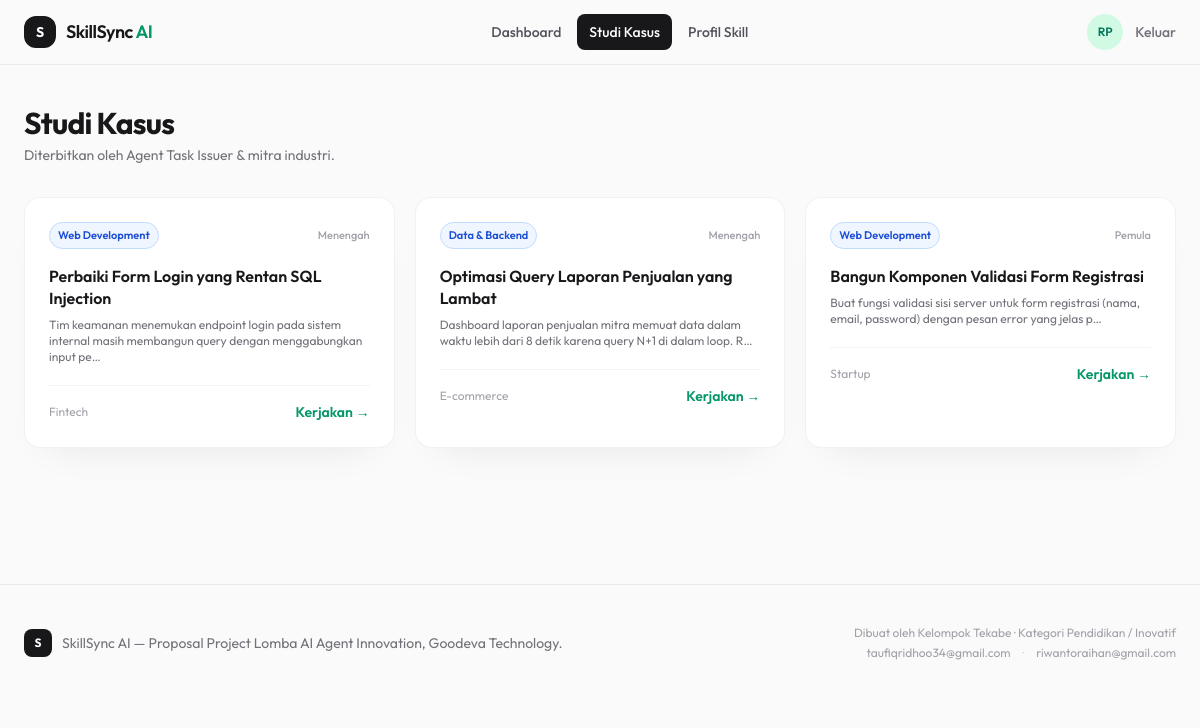
Page /tasks.php (signed in) on the committed database.
### tables this page shows
CREATE TABLE tasks (
    id                INT UNSIGNED AUTO_INCREMENT PRIMARY KEY,
    category_id       INT UNSIGNED NOT NULL,
    created_by        INT UNSIGNED DEFAULT NULL COMMENT 'user_id mitra pembuat, NULL = auto-generated agent',
    title             VARCHAR(180) NOT NULL,
    slug              VARCHAR(200) NOT NULL UNIQUE,
    industry_context  VARCHAR(150) DEFAULT NULL COMMENT 'mis: Fintech, E-commerce, Logistik',
    case_brief        TEXT         NOT NULL COMMENT 'deskripsi studi kasus dari agent',
    starter_code      MEDIUMTEXT   DEFAULT NULL,
    difficulty        ENUM('pemula','menengah','mahir') NOT NULL DEFAULT 'pemula',
    is_active         TINYINT(1)   NOT NULL DEFAULT 1,
    created_at        DATETIME     NOT NULL DEFAULT CURRENT_TIMESTAMP,
    FOREIGN KEY (category_id) REFERENCES task_categories(id),
    FOREIGN KEY (created_by) REFERENCES users(id) ON DELETE SET NULL
);

CREATE TABLE task_categories (
    id    INT UNSIGNED AUTO_INCREMENT PRIMARY KEY,
    name  VARCHAR(60) NOT NULL UNIQUE,
    slug  VARCHAR(60) NOT NULL UNIQUE
);

### includes/functions.php (called while the page is built, shortened)
<?php
function e(?string $str): string
{
    return htmlspecialchars($str ?? '', ENT_QUOTES, 'UTF-8');
}
function current_user(): ?array
{
    return $_SESSION['user'] ?? null;
}
function initials(string $name): string
{
    $parts = preg_split('/\s+/', trim($name));
    $init = strtoupper(substr($parts[0] ?? 'U', 0, 1));
    if (isset($parts[1])) {
        $init .= strtoupper(substr($parts[1], 0, 1));
    }
    return $init;
}

### tasks.php (the view, shortened to what this page needs)
<?php
require_once __DIR__ . '/includes/functions.php';
$user = current_user();
$pdo = db();
if ($user['role'] === 'siswa') {
    $tasks = $pdo->prepare(
        "SELECT t.*, c.name AS category_name,
                (SELECT COUNT(*) FROM submissions s WHERE s.task_id = t.id AND s.user_id = ?) AS done
         FROM tasks t JOIN task_categories c ON c.id = t.category_id
         WHERE t.is_active = 1 ORDER BY t.created_at DESC"
    );
    $tasks->execute([$user['id']]);
}
$tasks = $tasks->fetchAll();
require __DIR__ . '/includes/header.php';
?>
<section class="max-w-7xl mx-auto px-6 py-10">
  <div class="flex flex-col md:flex-row md:items-end justify-between gap-4">
    <div>
      <h1 class="text-3xl font-bold tracking-tight text-zinc-900">Studi Kasus</h1>
      <p class="mt-1 text-sm text-zinc-500"><?= $user['role']==='siswa' ? 'Diterbitkan oleh Agent Task Issuer & mitra industri.' : 'Kelola bank soal yang akan disajikan Agent Task Issuer.' ?></p>
    </div>
  </div>
  <?php if (empty($tasks)): ?>
    <div class="mt-10 surface rounded-3xl p-14 text-center">
      <p class="text-zinc-500 text-sm">Belum ada studi kasus tersedia.</p>
    </div>
  <?php else: ?>
  <div class="mt-8 grid grid-cols-1 md:grid-cols-2 lg:grid-cols-3 gap-5">
    <?php foreach ($tasks as $t): ?>
    <div class="spot-card surface rounded-2xl p-6 flex flex-col">
      <div class="flex items-center justify-between">
        <span class="badge-info text-[11px] font-semibold px-2 py-1 rounded-full"><?= e($t['category_name']) ?></span>
        <span class="text-[11px] font-medium text-zinc-400 capitalize"><?= e($t['difficulty']) ?></span>
      </div>
      <h3 class="mt-4 font-semibold text-zinc-900 leading-snug"><?= e($t['title']) ?></h3>
      <p class="mt-2 text-xs text-zinc-500 line-clamp-3"><?= e(mb_substr($t['case_brief'], 0, 110)) ?>…</p>
      <div class="mt-5 pt-4 border-t border-zinc-100 flex items-center justify-between">
        <span class="text-xs text-zinc-400"><?= e($t['industry_context']) ?></span>
        <?php if ($user['role'] === 'siswa'): ?>
          <a href="<?= APP_URL ?>/task.php?id=<?= $t['id'] ?>" class="text-sm font-semibold link-accent">
            <?= $t['done'] > 0 ? 'Lihat ulang →' : 'Kerjakan →' ?>
          </a>
        <?php else: ?>
          <span class="text-xs text-zinc-400"><?= (int)$t['submission_count'] ?> submission</span>
        <?php endif; ?>
      </div>
    </div>
    <?php endforeach; ?>
  </div>
  <?php endif; ?>
</section>
<?php require __DIR__ . '/includes/footer.php'; ?>

### includes/header.php (shortened to what this page needs)
<?php
$user = current_user();
$currentPage = basename($_SERVER['PHP_SELF']);
?>
<!DOCTYPE html>
<html lang="id">
<head>
<script src="https://cdn.tailwindcss.com"></script>
<link rel="stylesheet" href="<?= APP_URL ?>/assets/css/style.css">
</head>
<body class="min-h-[100dvh] bg-zinc-50 text-zinc-900 antialiased">
<header class="sticky top-0 z-40 bg-zinc-50/90 backdrop-blur border-b border-zinc-200/70">
  <div class="max-w-7xl mx-auto px-6 h-16 flex items-center justify-between">
    <a href="<?= APP_URL ?>/index.php" class="flex items-center gap-2.5 shrink-0">
      <span class="w-8 h-8 rounded-xl bg-zinc-900 text-white grid place-items-center font-bold text-sm">S</span>
      <span class="font-semibold tracking-tight text-lg">SkillSync <span class="text-accent">AI</span></span>
    </a>
    <?php if ($user): ?>
      <nav class="hidden md:flex items-center gap-1 text-sm font-medium">
        <?php if ($user['role'] === 'siswa'): ?>
          <a href="<?= APP_URL ?>/dashboard.php" class="px-3 py-2 rounded-lg <?= $currentPage==='dashboard.php'?'bg-zinc-900 text-white':'text-zinc-600 hover:bg-zinc-100' ?>">Dashboard</a>
          <a href="<?= APP_URL ?>/tasks.php" class="px-3 py-2 rounded-lg <?= $currentPage==='tasks.php'||$currentPage==='task.php'?'bg-zinc-900 text-white':'text-zinc-600 hover:bg-zinc-100' ?>">Studi Kasus</a>
          <a href="<?= APP_URL ?>/profile.php" class="px-3 py-2 rounded-lg <?= $currentPage==='profile.php'?'bg-zinc-900 text-white':'text-zinc-600 hover:bg-zinc-100' ?>">Profil Skill</a>
        <?php endif; ?>
      </nav>
      <div class="flex items-center gap-3">
        <span class="hidden sm:flex w-9 h-9 rounded-full bg-accent-light text-accent-dark items-center justify-center text-xs font-semibold"><?= e(initials($user['name'])) ?></span>
        <a href="<?= APP_URL ?>/logout.php" class="text-sm font-medium text-zinc-500 hover:text-zinc-900 transition-colors">Keluar</a>
      </div>
    <?php endif; ?>
  </div>
</header>
<main>

### includes/footer.php (shortened to what this page needs)
</main>
<footer class="mt-24 border-t border-zinc-200/70">
  <div class="max-w-7xl mx-auto px-6 py-10 flex flex-col sm:flex-row items-start sm:items-center justify-between gap-4">
    <div class="flex items-center gap-2.5">
      <span class="w-7 h-7 rounded-lg bg-zinc-900 text-white grid place-items-center font-bold text-xs">S</span>
      <span class="text-sm text-zinc-500">SkillSync AI — Proposal Project Lomba AI Agent Innovation, Goodeva Technology.</span>
    </div>
    <div class="flex flex-col items-start sm:items-end gap-1">
      <p class="text-xs text-zinc-400">Dibuat oleh Kelompok Tekabe &middot; Kategori Pendidikan / Inovatif</p>
      <div class="flex items-center gap-3 text-xs">
        <a href="mailto:taufiqridhoo34@gmail.com" class="text-zinc-400 hover:text-zinc-700 transition-colors cursor-pointer" onclick="window.location.href='mailto:taufiqridhoo34@gmail.com'; return false;">taufiqridhoo34@gmail.com</a>
        <span class="text-zinc-300">&middot;</span>
        <a href="mailto:riwantoraihan@gmail.com" class="text-zinc-400 hover:text-zinc-700 transition-colors cursor-pointer" onclick="window.location.href='mailto:riwantoraihan@gmail.com'; return false;">riwantoraihan@gmail.com</a>
      </div>
    </div>
  </div>
</footer>
</body>
</html>

### assets/css/style.css (style rules this page uses)
:root { --accent: #059669; --accent-dark: #047857; --accent-light: #d1fae5; --ink: #18181b; --paper: #fafafa; }
* { font-family: 'Outfit', system-ui, sans-serif; }
body { background: var(--paper); color: var(--ink); }
.surface { background: #ffffff; border: 1px solid rgba(24,24,27,0.06); box-shadow: 0 20px 40px -28px rgba(0,0,0,0.12); }
.spot-card { position: relative; overflow: hidden; }
.spot-card::before { content: ''; position: absolute; inset: -1px; background: radial-gradient(220px circle at var(--x,50%) var(--y,50%), rgba(5,150,105,0.18), transparent 60%); opacity: 0; transition: opacity .25s ease; pointer-events: none; }
.badge-info { background: #eff6ff; color: #1d4ed8; border: 1px solid #bfdbfe; }
.link-accent { color: var(--accent); text-decoration: none; border-bottom: 1.5px solid transparent; transition: border-color .15s ease; }

### rows in the picture
tasks: category.name "Web Development", difficulty "Menengah", title "Perbaiki Form Login yang Rentan SQL Injection", case_brief "Tim keamanan menemukan endpoint login pada sistem internal masih membangun query dengan menggabungkan input pe", industry_context "Fintech"
tasks: category.name "Data & Backend", difficulty "Menengah", title "Optimasi Query Laporan Penjualan yang Lambat", case_brief "Dashboard laporan penjualan mitra memuat data dalam waktu lebih dari 8 detik karena query N+1 di dalam loop. R", industry_context "E-commerce"
tasks: category.name "Web Development", difficulty "Pemula", title "Bangun Komponen Validasi Form Registrasi", case_brief "Buat fungsi validasi sisi server untuk form registrasi (nama, email, password) dengan pesan error yang jelas p", industry_context "Startup"

### other values in the picture
initials($user['name']) "RP"
